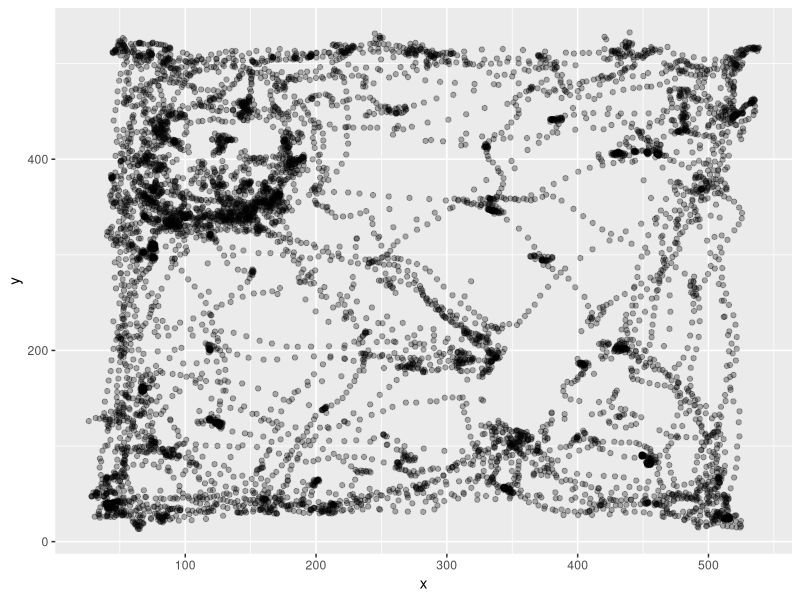

Write R code to recreate this figure. (Note: this script raises an error after producing the figure.)
rm(list = ls())
library(tidyverse)
ObjectInterest1 <- read_csv("240726_r1577_0_baseline_object-interest.csv")
head(ObjectInterest1)
#To delete the column with ROI 3 and ROI4
ObjectInterest1 <- ObjectInterest1 %>%
  select(!15:24)
#To delete the first 10 seconds of the video
ObjectInterest1 <- ObjectInterest1 %>%
  filter(Value.Item1.Item1.Item2>31)
#Rename the centroid coordinates
ObjectInterest1 <- ObjectInterest1 %>%
  rename(pixelx = Value.Item1.Item1.Item3.X, pixely = Value.Item1.Item1.Item3.Y, TimePoint = Value.Item1.Item1.Item2)
ObjectInterest1 <- ObjectInterest1 %>%
  select(!1)
ObjectInterest1 <- ObjectInterest1 %>%
  select(!15)
ObjectInterest1 <- ObjectInterest1 %>%
  filter(!Value.Item2 == TRUE)
#Now we map the trajectory of the animal in the open field.
x <- c(ObjectInterest1$pixelx)
y <- c(ObjectInterest1$pixely)
df <- data.frame(x = x, y = y)
p1 <- ggplot(df, aes(x = x, y = y)) +
  geom_point(alpha = 0.3)
p1
df <- df%>%na.omit
#Add ROI one onto the scatterplot
library(ggforce)
p1circle130 <- p1 + geom_circle(aes(x0 = 125, y0 = 398, r = 75), color = "blue")
p1_130 <- p1circle130 + geom_circle(aes(x0 = 391, y0 = 164, r = 75), color = "red")
p1_130
radius <- 75
center_x1 <- 125
center_y1 <- 398
distance <- sqrt((df$x - center_x1)^2 + (df$y - center_y1)^2)
point_in_circle1 <- sum(distance <= radius)
point_in_circle1
center_x2 <- 391
center_y2 <- 164
df$distance1 <- sqrt((df$x - center_x2)^2 + (df$y - center_y2)^2)
points_in_circle2 <- sum(df$distance1 <= radius)
print(points_in_circle2)

#Let's try the above code on the second video file.
ObjectInterest2 <- read_csv("240726_r1577_1_baseline_object-interest.csv")
head(ObjectInterest2)
#To delete the column with ROI 3 and ROI4
ObjectInterest2 <- ObjectInterest2 %>%
  select(!15:24)
#To delete the first 10 seconds of the video
ObjectInterest2 <- ObjectInterest2 %>%
  filter(Value.Item1.Item1.Item2>45)
#Rename the centroid coordinates
ObjectInterest2 <- ObjectInterest2 %>%
  rename(pixelx = Value.Item1.Item1.Item3.X, pixely = Value.Item1.Item1.Item3.Y, TimePoint = Value.Item1.Item1.Item2)
ObjectInterest2 <- ObjectInterest2 %>%
  select(!1)
ObjectInterest2 <- ObjectInterest2 %>%
  select(!15)
ObjectInterest2 <- ObjectInterest2 %>%
  filter(!Value.Item2 == TRUE)
#Now we map the trajectory of the animal in the open field.
x <- c(ObjectInterest2$pixelx)
y <- c(ObjectInterest2$pixely)
df <- data.frame(x = x, y = y)
p2 <- ggplot(df, aes(x = x, y = y)) +
  geom_point(alpha = 0.3)
p2
df <- df%>%na.omit
#Add ROI one onto the scatterplot
library(ggforce)
p2circle130 <- p2 + geom_circle(aes(x0 = 125, y0 = 388, r = 75), color = "blue")
p2_130 <- p2circle130 + geom_circle(aes(x0 = 386, y0 = 159, r = 75), color = "red")
p2_130
radius <- 75
center_x1 <- 125
center_y1 <- 388
distance <- sqrt((df$x - center_x1)^2 + (df$y - center_y1)^2)
point_in_circle1 <- sum(distance <= radius)
point_in_circle1
center_x2 <- 386
center_y2 <- 159
df$distance1 <- sqrt((df$x - center_x2)^2 + (df$y - center_y2)^2)
points_in_circle2 <- sum(df$distance1 <= radius)
print(points_in_circle2)


#Now let's look at the next video
ObjectInterest3 <- read_csv("240726_r1577_2_baseline_object-interest.csv")
head(ObjectInterest3)
#To delete the column with ROI 3 and ROI4
ObjectInterest3 <- ObjectInterest3 %>%
  select(!15:24)
#To delete the first 10 seconds of the video
ObjectInterest3 <- ObjectInterest3 %>%
  filter(Value.Item1.Item1.Item2>40)
#Rename the centroid coordinates
ObjectInterest3 <- ObjectInterest3 %>%
  rename(pixelx = Value.Item1.Item1.Item3.X, pixely = Value.Item1.Item1.Item3.Y, TimePoint = Value.Item1.Item1.Item2)
ObjectInterest3 <- ObjectInterest3 %>%
  select(!1)
ObjectInterest3 <- ObjectInterest3 %>%
  select(!15)
ObjectInterest3 <- ObjectInterest3 %>%
  filter(!Value.Item2 == TRUE)
#Now we map the trajectory of the animal in the open field.
x <- c(ObjectInterest3$pixelx)
y <- c(ObjectInterest3$pixely)
df <- data.frame(x = x, y = y)
p3 <- ggplot(df, aes(x = x, y = y)) +
  geom_point(alpha = 0.3)
p3
df <- df%>%na.omit
#Add ROI one onto the scatterplot
library(ggforce)
p3circle130 <- p3 + geom_circle(aes(x0 = 125, y0 = 393, r = 75), color = "blue")
p3_130 <- p3circle130 + geom_circle(aes(x0 = 376, y0 = 159, r = 75), color = "red")
p3_130
radius <- 75
center_x1 <- 125
center_y1 <- 393
distance <- sqrt((df$x - center_x1)^2 + (df$y - center_y1)^2)
point_in_circle1 <- sum(distance <= radius)
point_in_circle1
center_x2 <- 376
center_y2 <- 164
df$distance1 <- sqrt((df$x - center_x2)^2 + (df$y - center_y2)^2)
points_in_circle2 <- sum(df$distance1 <= radius)
print(points_in_circle2)